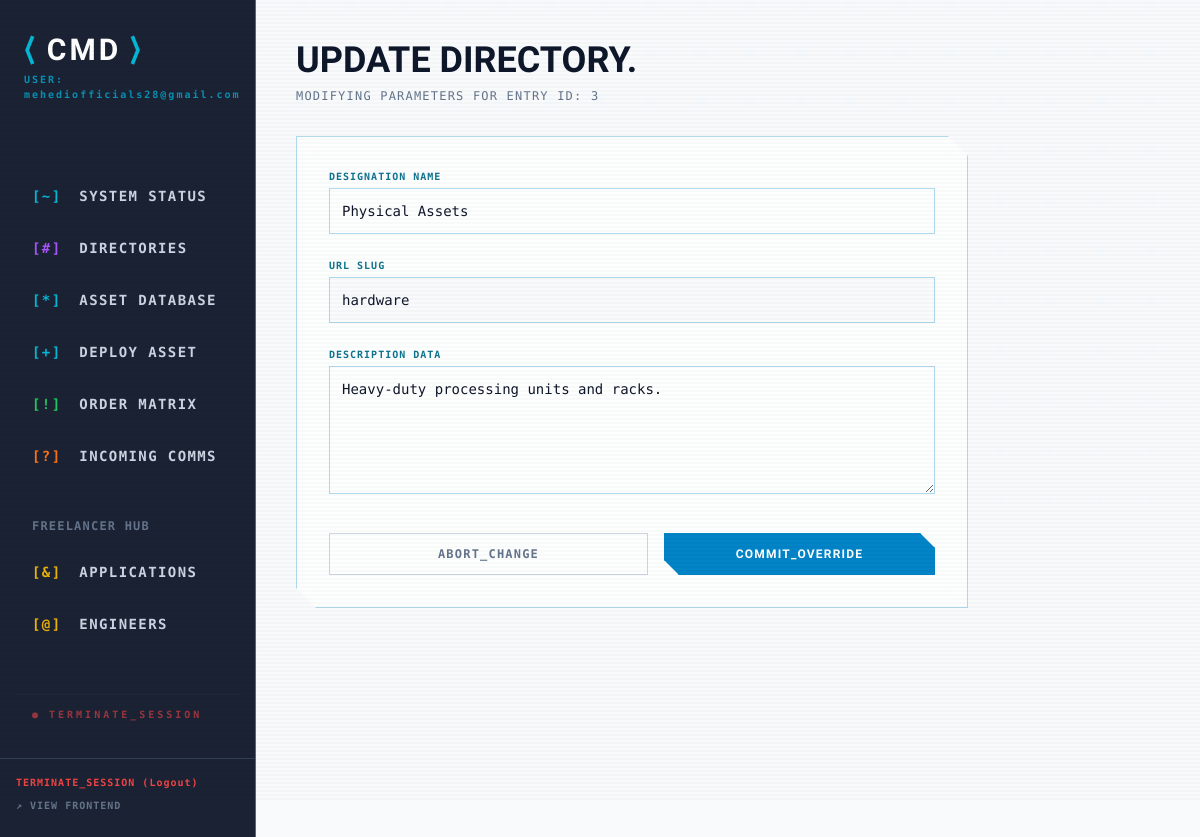
The page /admin/index.php?page=edit_category&id=3 (signed in) on the database its author committed.
### tables this page shows
CREATE TABLE IF NOT EXISTS `categories` (
  `id` int NOT NULL AUTO_INCREMENT,
  `name` varchar(100) NOT NULL,
  `slug` varchar(100) NOT NULL,
  `description` text,
  `status` enum('Active','Hidden') DEFAULT 'Active',
  `created_at` timestamp NULL DEFAULT CURRENT_TIMESTAMP,
  `updated_at` timestamp NULL DEFAULT CURRENT_TIMESTAMP ON UPDATE CURRENT_TIMESTAMP,
  PRIMARY KEY (`id`),
  UNIQUE KEY `slug` (`slug`)
);

### admin/pages/edit_category.php (the view, shortened to what this page needs)
<?php
$id = $_GET['id'] ?? null;
$stmt = $pdo->prepare("SELECT * FROM categories WHERE id = ?");
$stmt->execute([$id]);
$cat = $stmt->fetch();
?>
<div class="mb-8">
    <h1 class="text-4xl font-robot font-bold text-slate-900 uppercase">Update Directory.</h1>
    <p class="text-xs text-slate-500 tracking-widest mt-2 uppercase">Modifying parameters for Entry ID: <?= $id ?></p>
</div>
<div class="sci-fi-card p-8 bg-white/80 max-w-2xl">
    <form method="POST" action="">
        <div class="mb-6">
            <label class="block text-[10px] font-bold text-cyan-700 tracking-widest mb-1">DESIGNATION NAME</label>
            <input type="text" name="name" value="<?= htmlspecialchars($cat['name']) ?>" required class="input-cyber w-full p-3 text-sm">
        </div>
        <div class="mb-6">
            <label class="block text-[10px] font-bold text-cyan-700 tracking-widest mb-1">URL SLUG</label>
            <input type="text" name="slug" value="<?= htmlspecialchars($cat['slug']) ?>" required class="input-cyber w-full p-3 text-sm bg-slate-50">
        </div>
        <div class="mb-8">
            <label class="block text-[10px] font-bold text-cyan-700 tracking-widest mb-1">DESCRIPTION DATA</label>
            <textarea name="description" class="input-cyber w-full p-3 text-sm h-32"><?= htmlspecialchars($cat['description']) ?></textarea>
        </div>
        <div class="flex gap-4">
            <a href="?page=categories" class="flex-1 px-6 py-3 border border-slate-300 text-center text-xs font-bold text-slate-500 uppercase tracking-widest hover:bg-slate-100 transition-colors">Abort_Change</a>
            <button type="submit" name="update_category" class="flex-1 btn-cyber btn-cyber-solid py-3 text-xs uppercase tracking-widest font-bold">Commit_Override</button>
        </div>
    </form>
</div>

### assets/css/style.css (style rules this page uses)
:root { --bg-deep: #f8fafc; --neon-cyan: #0284c7; --neon-purple: #7c3aed; --neon-red: #e11d48; --panel-bg: rgba(255, 255, 255, 0.85); --hud-border: rgba(2, 132, 199, 0.3); --text-main: #0f172a; --text-muted: #475569; }
body { font-family: 'Share Tech Mono', monospace; background-color: var(--bg-deep); color: var(--text-muted); overflow-x: hidden; }
h1, h2, h3, .font-robot { font-family: 'Rajdhani', sans-serif; text-transform: uppercase; color: var(--text-main); }
.sci-fi-card { background: var(--panel-bg); border: 1px solid var(--hud-border); clip-path: polygon(0 0, calc(100% - 20px) 0, 100% 20px, 100% 100%, 20px 100%, 0 calc(100% - 20px)); position: relative; transition: all 0.3s cubic-bezier(0.4, 0, 0.2, 1); backdrop-filter: blur(10px); box-shadow: 0 4px 6px -1px rgba(0, 0, 0, 0.05); }
.sci-fi-card::before { content: ''; position: absolute; top: 0; left: 0; width: 10px; height: 10px; border-top: 2px solid var(--neon-cyan); border-left: 2px solid var(--neon-cyan); opacity: 0; transition: opacity 0.3s; }
.btn-cyber { background: transparent; color: var(--neon-cyan); border: 1px solid var(--neon-cyan); clip-path: polygon(0 0, calc(100% - 15px) 0, 100% 15px, 100% 100%, 15px 100%, 0 calc(100% - 15px)); text-transform: uppercase; font-family: 'Rajdhani', sans-serif; font-weight: 700; letter-spacing: 2px; position: relative; overflow: hidden; transition: all 0.3s; }
.btn-cyber::after { content: ''; position: absolute; top: 0; left: -100%; width: 100%; height: 100%; background: linear-gradient(90deg, transparent, rgba(2, 132, 199, 0.15), transparent); transition: all 0.4s; }
.btn-cyber-solid { background: var(--neon-cyan); color: #ffffff; box-shadow: 0 4px 15px rgba(2, 132, 199, 0.3); }

### admin/index.php (style rules this page uses)
.input-cyber { background: transparent; border: 1px solid var(--hud-border); color: var(--text-main); font-family: 'Share Tech Mono', monospace; }

### rows shown on the page
categories: name "Physical Assets", slug "hardware", description "Heavy-duty processing units and racks."

### other values the page prints
$_SESSION['admin_user']['username'] "mehediofficials28@gmail.com"
$id "3"
